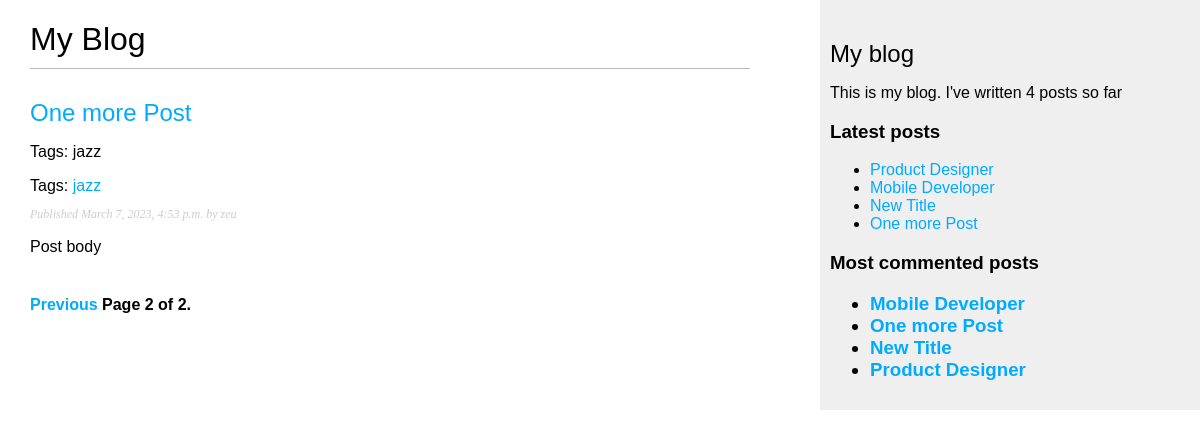
Screenshot of /?page=2 with the database file from the repository.
### meleapp/models.py (models this page shows, shortened)
class Post(models.Model):
    class Status(models.TextChoices):
        DRAFT= 'DF', "Draft"
        PUBLISHED= 'PB', 'Published'
    title= models.CharField(max_length=250)
    author=models.ForeignKey(User, on_delete=models.CASCADE, related_name='blog_posts')
    slug= models.SlugField(max_length=250, unique_for_date='publish')
    body= models.TextField()
    publish= models.DateTimeField(default=timezone.now)
    created= models.DateTimeField(auto_now_add=True)
    updated=models.DateTimeField(auto_now=True)
    status= models.CharField(max_length=2, choices=Status.choices,
                             default=Status.DRAFT)
    tags= TaggableManager()
    objects=models.Manager()
    published=PublishedManager()
    class Meta:
        ordering=['-publish']
        indexes = [
            models.Index(fields=['-publish']),
        ]
    def get_absolute_url(self):
        return reverse('blog:post_detail',
                       args=[self.publish.year,
                             self.publish.month,
                             self.publish.day,
                             self.slug
                            ])

### meleapp/views.py (the view)
# urls.py: path('', views.post_list, name='post_list'),
def post_list(request, tag_slug=None):
    posts=Post.published.all()
    tag= None
    if tag_slug:
        tag= get_object_or_404(Tag, slug=tag_slug)
        post_list= posts.filter(tags__in=[tag])
    paginator= Paginator(posts, 3)
    page_number=request.GET.get('page', 1)
    posts=paginator.page(page_number)
    return render(request, 'meleapp/list.html', {'posts':posts})

### meleapp/models.py (called while the page is built)
    def get_queryset(self):
        return super().get_queryset().filter(status=Post.Status.PUBLISHED)

### meleapp/templatetags/blog_tags.py (called while the page is built)
@register.simple_tag
def total_posts():
    return Post.published.count()

@register.inclusion_tag('meleapp/latest_posts.html')
def show_latest_posts(count=5):
    latest_posts= Post.published.order_by('-publish')[:count]
    return {'latest_posts': latest_posts}

@register.simple_tag
def get_most_commented_posts(count=5):
    return Post.published.annotate(
        total_comments=Count('comments')
    ).order_by('-total_comments')[:count]

### meleapp/templates/meleapp/list.html (shortened to what this page needs)
{% extends "meleapp/base.html" %}
{% block content %}
<h1>My Blog</h1>
{% for post in posts %}
<h2>
<a href="{{ post.get_absolute_url }}">
        {{ post.title }}
    </a>
</h2>
<p class="tags">Tags: {{ post.tags.all|join:"," }}</p>
    Tags:
    {% for tag in post.tags.all %}
        <a href="{% url 'blog:post_list_by_tag' tag.slug%}">{{ tag.name }}</a>
       {% endfor %}
<p class="date">
    Published {{ post.publish }} by {{ post.author }}
</p>
{{ post.body|truncatewords:30|linebreaks }}
    {% endfor %}
    {% include "meleapp/pagination.html" with page=posts %}
{% endblock %}

### meleapp/templates/meleapp/base.html (shortened to what this page needs)
{% load blog_tags %}
{% load static %}
<!DOCTYPE html>
<html>
<head>
    <link href="{% static '/css/main.css' %}" rel="stylesheet">
</head>
<body>
<div id="content">
    {% block content %}
    {% endblock %}
</div>
<div id="sidebar">
    <h2>My blog</h2>
<p>
 This is my blog.
 I've written {% total_posts %} posts so far
 </p>
    <h3>Latest posts</h3>
    {% show_latest_posts %}
    <h3>Most commented posts
    {% get_most_commented_posts as most_commented_posts %}
    <ul>
        {% for post in most_commented_posts %}
        <li>
            <a href="{{ post.get_absolute_url }}">{{ post.title }}</a>
        </li>
        {% endfor %}
    </ul>
</div>
</body>
</html>

### meleapp/templates/meleapp/latest_posts.html
<ul>
    {% for post in latest_posts %}
    <li>
        <a href="{{ post.get_absolute_url }}">{{ post.title }}</a>
    </li>
    {% endfor %}
</ul>

### meleapp/static/css/main.css (style rules this page uses)
body { margin:0; padding:0; font-family:helvetica, sans-serif; }
a { color:#00abff; text-decoration:none; }
h1 { font-weight:normal; border-bottom:1px solid #bbb; padding:0 0 10px 0; }
h2 { font-weight:normal; margin:30px 0 0; }
#content { float:left; width:60%; padding:0 0 0 30px; }
#sidebar { float:right; width:30%; padding:10px; background:#efefef; height:100%; }
p.date { color:#ccc; font-family: georgia, serif; font-size: 12px; font-style: italic; }

### rows the page displays
Post: title "One more Post", tags.all "jazz", publish "March 7, 2023, 4:53 p.m.", author "zeu", body "Post body"
Tag: name "jazz"
Post: title "Product Designer"
Post: title "Mobile Developer"
Post: title "New Title"

### other values shown
{{ page.number }} "2"
{{ page.paginator.num_pages }} "2"
